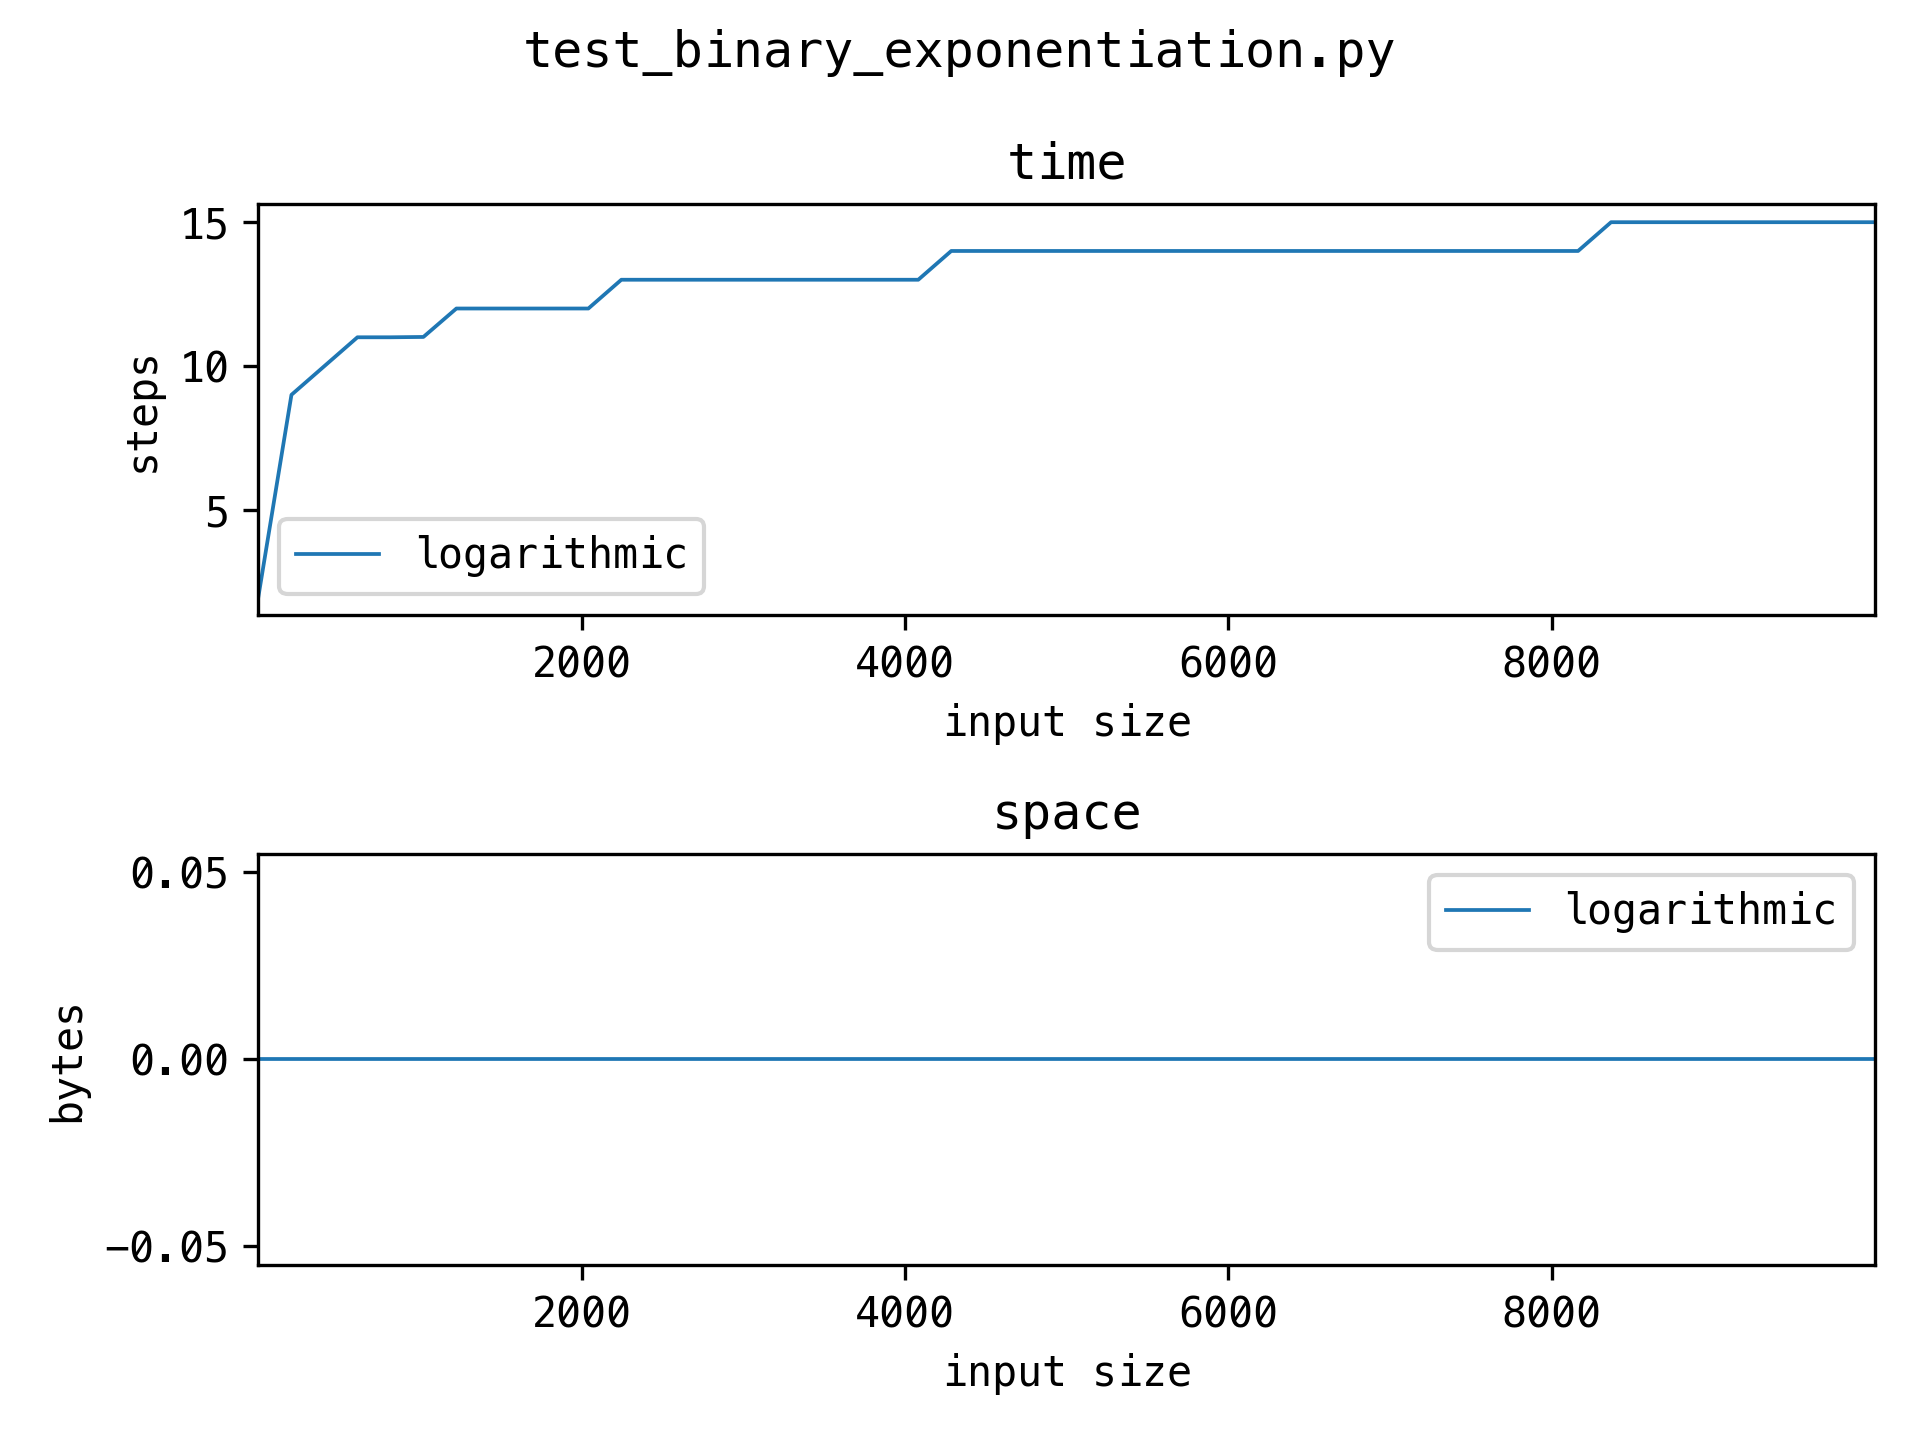

Write the Python code that produced this figure.
import math


from .. import utils


class Solution(utils.BaseSolution):
    def logarithmic(self, x: int, n: int):
        self.complexity.step()
        if n == 0:
            return 1
        elif n < 0:
            return 1 / self.logarithmic(x, -n)
        elif n % 2 == 0:
            return self.logarithmic(x * x, n / 2)
        else:
            return x * self.logarithmic(x * x, (n - 1) / 2)


def test_solutions():
    s = Solution()
    tests = [
        ([2, 0], 1),
        ([2, 2], 4),
        ([2, 10], 1024),
        ([2, -2], 0.25),
    ]

    for name, func in s.methods():
        for args, expected in tests:
            assert func(*args) == expected, f"{name}"


def test_complexity():
    s = Solution()
    tests = range(1, 10_000)

    for name, func in s.methods():
        for n in tests:
            func(2, n)
            s.complexity.mark(name, n)

    s.complexity.plot()
